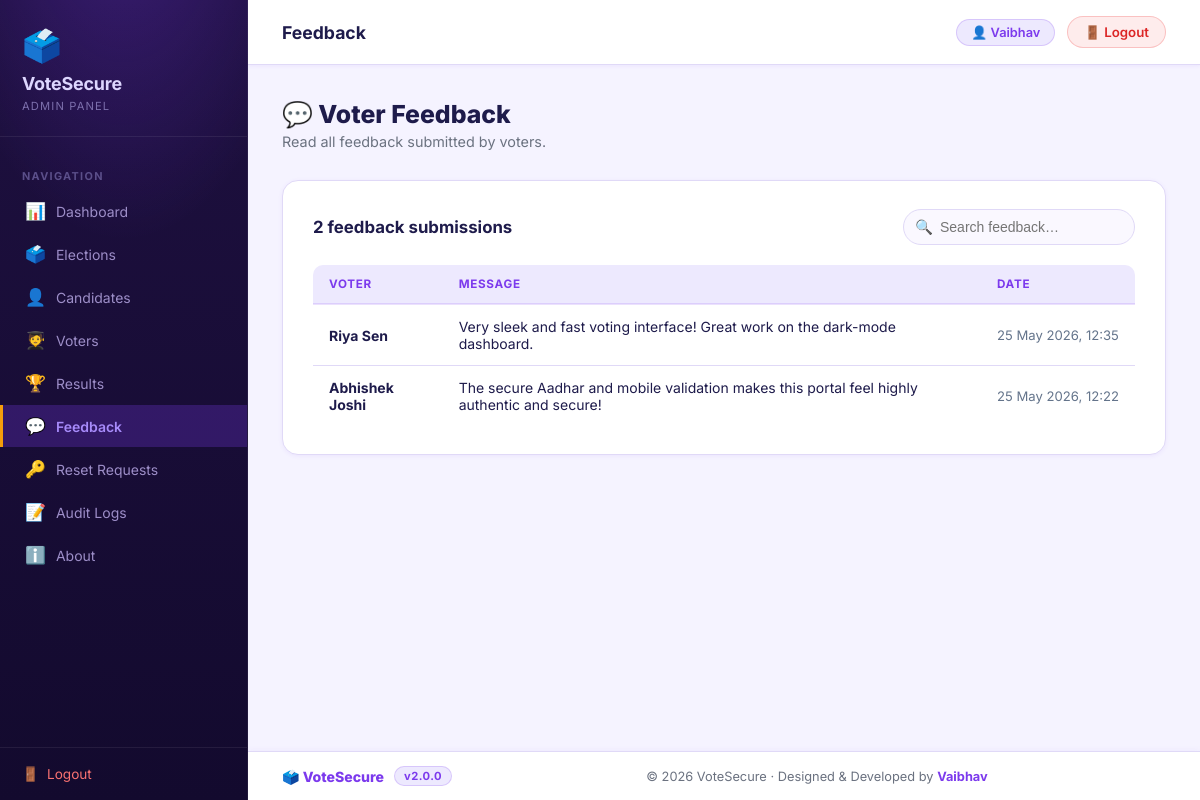
The page /admin/feedback.php (signed in) on the database its author committed.
### tables this page shows
CREATE TABLE `feedback` (
    `id` int(11) NOT NULL,
    `user_id` int(11) DEFAULT NULL,
    `message` text DEFAULT NULL,
    `created_at` timestamp NOT NULL DEFAULT current_timestamp()
  );

CREATE TABLE `users` (
    `id` int(11) NOT NULL,
    `name` varchar(100) DEFAULT NULL,
    `email` varchar(100) DEFAULT NULL,
    `password` varchar(255) DEFAULT NULL,
    `election_card` varchar(20) DEFAULT NULL,
    `mobile` varchar(15) DEFAULT NULL,
    `has_voted` tinyint(4) DEFAULT 0,
    `created_at` timestamp NOT NULL DEFAULT current_timestamp(),
    `type` varchar(50) NOT NULL DEFAULT 'College'
  );

### admin/feedback.php (the view, shortened to what this page needs)
<?php
include("../config/database.php");
include("includes/header.php");
$feedbacks = $conn->query(
    "SELECT f.message, f.created_at, u.name
     FROM feedback f
     JOIN users u ON f.user_id = u.id
     ORDER BY f.id DESC"
)->fetch_all(MYSQLI_ASSOC);
?>
<h1 class="page-title">💬 Voter Feedback</h1>
<p class="page-subtitle">Read all feedback submitted by voters.</p>
<div class="card">
    <div class="actions-row">
        <div class="card-title" style="margin:0;border:none;padding:0;">
            <?php echo count($feedbacks); ?> feedback submissions
        </div>
        <div class="search-bar">
            <span class="search-icon">🔍</span>
            <input type="text" id="searchBox" placeholder="Search feedback…">
        </div>
    </div>
    <div class="table-wrap">
        <table class="data-table" id="feedbackTable">
            <thead>
                <tr><th>Voter</th><th>Message</th><th>Date</th></tr>
            </thead>
            <tbody>
            <?php if(empty($feedbacks)): ?>
                <tr><td colspan="3" style="text-align:center;color:#64748b;padding:24px;">No feedback submitted yet.</td></tr>
            <?php else: ?>
            <?php foreach($feedbacks as $row): ?>
                <tr>
                    <td><strong><?php echo htmlspecialchars($row['name']); ?></strong></td>
                    <td><?php echo htmlspecialchars($row['message']); ?></td>
                    <td style="white-space:nowrap;color:#64748b;font-size:.82rem;">
                        <?php echo $row['created_at'] ? date('d M Y, H:i', strtotime($row['created_at'])) : '—'; ?>
                    </td>
                </tr>
            <?php endforeach; ?>
            <?php endif; ?>
            </tbody>
        </table>
    </div>
</div>
<?php include("includes/footer.php"); ?>

### assets/css/admin.css (style rules this page uses)
:root { --primary: #7c3aed; --primary-dark: #6d28d9; --primary-deeper: #5b21b6; --primary-light: #ede9fe; --primary-glow: rgba(124, 58, 237, .22); --accent: #f59e0b; --accent-dark: #d97706; --accent-light: #fef3c7; --success: #10b981; --success-dark: #059669; --danger: #ef4444; --danger-dark: #dc2626; --warning: #f59e0b; --sidebar-bg: #1e1040; --sidebar-w: 248px; --text-main: #1e1b4b; --text-muted: #6b7280; --bg-page: #f5f3ff; --bg-card: #ffffff; --border: #e0d9f7; --radius-sm: 10px; --radius-md: 16px; --radius-lg: 22px; --shadow-sm: 0 1px 4px rgba(124, 58, 237, .08); --shadow-md: 0 4px 18px rgba(124, 58, 237, .13); --shadow-lg: 0 12px 44px rgba(124, 58, 237, .18); --transition: 0.22s ease; }
*, *::before, *::after { box-sizing: border-box; margin: 0; padding: 0; }
body { font-family: 'Inter', Arial, sans-serif; background: var(--bg-page); color: var(--text-main); min-height: 100vh; display: flex; }
.page-title { font-size: 1.55rem; font-weight: 800; color: var(--text-main); margin-bottom: 4px; }
.page-subtitle { font-size: .9rem; color: var(--text-muted); margin-bottom: 30px; }
.card { background: var(--bg-card); border: 1px solid var(--border); border-radius: var(--radius-md); padding: 28px 30px; box-shadow: var(--shadow-sm); margin-bottom: 24px; }
.card-title { font-size: 1.05rem; font-weight: 700; color: var(--text-main); margin-bottom: 20px; padding-bottom: 14px; border-bottom: 1px solid var(--border); display: flex; align-items: center; gap: 8px; }
.table-wrap { overflow-x: auto; border-radius: var(--radius-sm); }
table.data-table { width: 100%; border-collapse: collapse; font-size: .875rem; }
table.data-table th { background: var(--primary-light); padding: 12px 16px; text-align: left; font-size: .73rem; font-weight: 700; color: var(--primary); text-transform: uppercase; letter-spacing: .06em; border-bottom: 2px solid rgba(124, 58, 237, .15); }
table.data-table td { padding: 13px 16px; border-bottom: 1px solid var(--border); color: var(--text-main); vertical-align: middle; }
table.data-table tr:last-child td { border-bottom: none; }
.search-bar { position: relative; max-width: 300px; }
.search-bar input { width: 100%; padding: 9px 13px 9px 36px; border: 1.5px solid var(--border); border-radius: 50px; font-size: .875rem; outline: none; transition: border-color var(--transition), box-shadow var(--transition); background: #faf8ff; }
.search-bar .search-icon { position: absolute; left: 12px; top: 50%; transform: translateY(-50%); color: var(--text-muted); font-size: .9rem; }
.actions-row { display: flex; align-items: center; justify-content: space-between; gap: 12px; margin-bottom: 20px; flex-wrap: wrap; }

### rows shown on the page
feedback: user.name "Riya Sen", message "Very sleek and fast voting interface! Great work on the dark-mode dashboard.", created_at "25 May 2026, 12:35"
feedback: user.name "Abhishek Joshi", message "The secure Aadhar and mobile validation makes this portal feel highly authentic and secure!", created_at "25 May 2026, 12:22"

### other values the page prints
$item['icon'] "📊"
$item['label'] "Dashboard"
$item['icon'] "🗳️"
$item['label'] "Elections"
$item['icon'] "👤"
$item['label'] "Candidates"
$item['icon'] "🧑‍🎓"
$item['label'] "Voters"
$item['icon'] "🏆"
$item['label'] "Results"
$item['icon'] "💬"
$item['label'] "Feedback"
$item['icon'] "🔑"
$item['label'] "Reset Requests"
$item['icon'] "📝"
